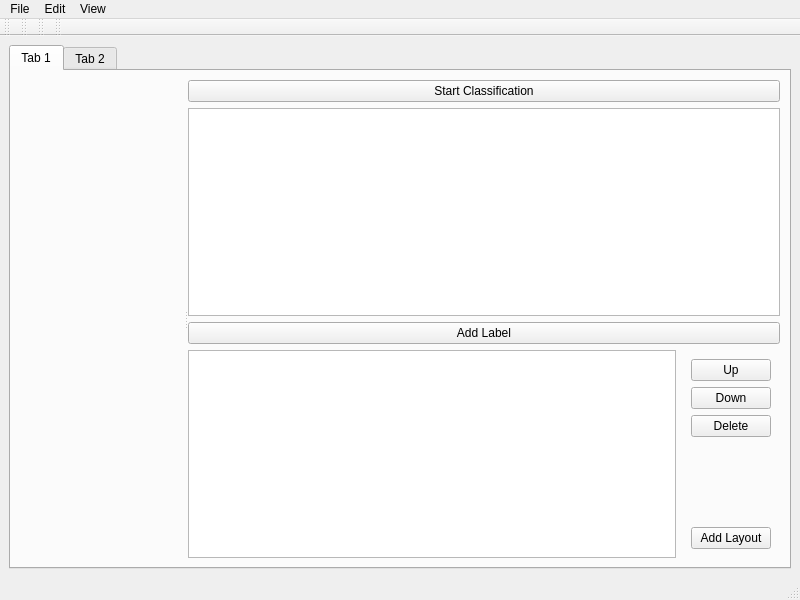
<?xml version="1.0" encoding="UTF-8"?>
<ui version="4.0">
 <class>MainWindow</class>
 <widget class="QMainWindow" name="MainWindow">
  <property name="geometry">
   <rect>
    <x>0</x>
    <y>0</y>
    <width>800</width>
    <height>600</height>
   </rect>
  </property>
  <property name="windowTitle">
   <string>MainWindow</string>
  </property>
  <widget class="QWidget" name="centralwidget">
   <layout class="QVBoxLayout" name="verticalLayout_3">
    <item>
     <widget class="QTabWidget" name="tabWidget">
      <property name="currentIndex">
       <number>0</number>
      </property>
      <widget class="QWidget" name="tab">
       <attribute name="title">
        <string>Tab 1</string>
       </attribute>
       <layout class="QHBoxLayout" name="horizontalLayout_2">
        <item>
         <widget class="QSplitter" name="splitter">
          <property name="orientation">
           <enum>Qt::Horizontal</enum>
          </property>
          <widget class="VolumeEditorWidget" name="volumeEditorWidget">
           <property name="toolTip">
            <string>The current time</string>
           </property>
           <property name="whatsThis">
            <string>The analog clock widget displays the current time.</string>
           </property>
          </widget>
          <widget class="QWidget" name="layoutWidget">
           <layout class="QVBoxLayout" name="verticalLayout_2">
            <item>
             <widget class="QPushButton" name="StartClassificationButton">
              <property name="text">
               <string>Start Classification</string>
              </property>
             </widget>
            </item>
            <item>
             <widget class="LabelListView" name="labelListView">
              <property name="toolTip">
               <string>The current time</string>
              </property>
              <property name="whatsThis">
               <string>The analog clock widget displays the current time.</string>
              </property>
             </widget>
            </item>
            <item>
             <widget class="QPushButton" name="AddLabelButton">
              <property name="text">
               <string>Add Label</string>
              </property>
             </widget>
            </item>
            <item>
             <layout class="QHBoxLayout" name="horizontalLayout">
              <item>
               <widget class="LayerWidget" name="layerWidget">
                <property name="toolTip">
                 <string>The current time</string>
                </property>
                <property name="whatsThis">
                 <string>The analog clock widget displays the current time.</string>
                </property>
               </widget>
              </item>
              <item>
               <widget class="QWidget" name="widget" native="true">
                <layout class="QVBoxLayout" name="verticalLayout">
                 <item>
                  <widget class="QPushButton" name="UpButton">
                   <property name="text">
                    <string>Up</string>
                   </property>
                  </widget>
                 </item>
                 <item>
                  <widget class="QPushButton" name="DownButton">
                   <property name="text">
                    <string>Down</string>
                   </property>
                  </widget>
                 </item>
                 <item>
                  <widget class="QPushButton" name="DeleteButton">
                   <property name="text">
                    <string>Delete</string>
                   </property>
                  </widget>
                 </item>
                 <item>
                  <spacer name="verticalSpacer">
                   <property name="orientation">
                    <enum>Qt::Vertical</enum>
                   </property>
                   <property name="sizeHint" stdset="0">
                    <size>
                     <width>20</width>
                     <height>40</height>
                    </size>
                   </property>
                  </spacer>
                 </item>
                 <item>
                  <widget class="QPushButton" name="AddLayOutButton">
                   <property name="text">
                    <string>Add Layout</string>
                   </property>
                  </widget>
                 </item>
                </layout>
               </widget>
              </item>
             </layout>
            </item>
           </layout>
          </widget>
         </widget>
        </item>
       </layout>
      </widget>
      <widget class="QWidget" name="tab_2">
       <attribute name="title">
        <string>Tab 2</string>
       </attribute>
      </widget>
     </widget>
    </item>
   </layout>
  </widget>
  <widget class="QMenuBar" name="menubar">
   <property name="geometry">
    <rect>
     <x>0</x>
     <y>0</y>
     <width>800</width>
     <height>25</height>
    </rect>
   </property>
   <widget class="QMenu" name="menuFile">
    <property name="title">
     <string>File</string>
    </property>
    <addaction name="actionOpen"/>
   </widget>
   <widget class="QMenu" name="menuEdit">
    <property name="title">
     <string>Edit</string>
    </property>
   </widget>
   <widget class="QMenu" name="menuView">
    <property name="title">
     <string>View</string>
    </property>
    <addaction name="actionFit_to_The_Screen"/>
   </widget>
   <addaction name="menuFile"/>
   <addaction name="menuEdit"/>
   <addaction name="menuView"/>
  </widget>
  <widget class="QStatusBar" name="statusbar"/>
  <widget class="QToolBar" name="toolBar">
   <property name="windowTitle">
    <string>toolBar</string>
   </property>
   <attribute name="toolBarArea">
    <enum>TopToolBarArea</enum>
   </attribute>
   <attribute name="toolBarBreak">
    <bool>false</bool>
   </attribute>
  </widget>
  <widget class="QToolBar" name="toolBar_2">
   <property name="windowTitle">
    <string>toolBar_2</string>
   </property>
   <attribute name="toolBarArea">
    <enum>TopToolBarArea</enum>
   </attribute>
   <attribute name="toolBarBreak">
    <bool>false</bool>
   </attribute>
  </widget>
  <widget class="QToolBar" name="toolBar_3">
   <property name="windowTitle">
    <string>toolBar_3</string>
   </property>
   <attribute name="toolBarArea">
    <enum>TopToolBarArea</enum>
   </attribute>
   <attribute name="toolBarBreak">
    <bool>false</bool>
   </attribute>
  </widget>
  <widget class="QToolBar" name="toolBar_4">
   <property name="windowTitle">
    <string>toolBar_4</string>
   </property>
   <attribute name="toolBarArea">
    <enum>TopToolBarArea</enum>
   </attribute>
   <attribute name="toolBarBreak">
    <bool>false</bool>
   </attribute>
  </widget>
  <action name="actionOpen">
   <property name="text">
    <string>Open</string>
   </property>
  </action>
  <action name="actionFit_to_The_Screen">
   <property name="text">
    <string>Fit to The Screen</string>
   </property>
  </action>
 </widget>
 <customwidgets>
  <customwidget>
   <class>LayerWidget</class>
   <extends>QListView</extends>
   <header>volumeeditor.layerwidget.layerwidget</header>
  </customwidget>
  <customwidget>
   <class>VolumeEditorWidget</class>
   <extends>QWidget</extends>
   <header>volumeeditor.volumeEditorWidget</header>
  </customwidget>
  <customwidget>
   <class>LabelListView</class>
   <extends>QTableView</extends>
   <header>labelListView</header>
  </customwidget>
 </customwidgets>
 <resources/>
 <connections/>
</ui>
